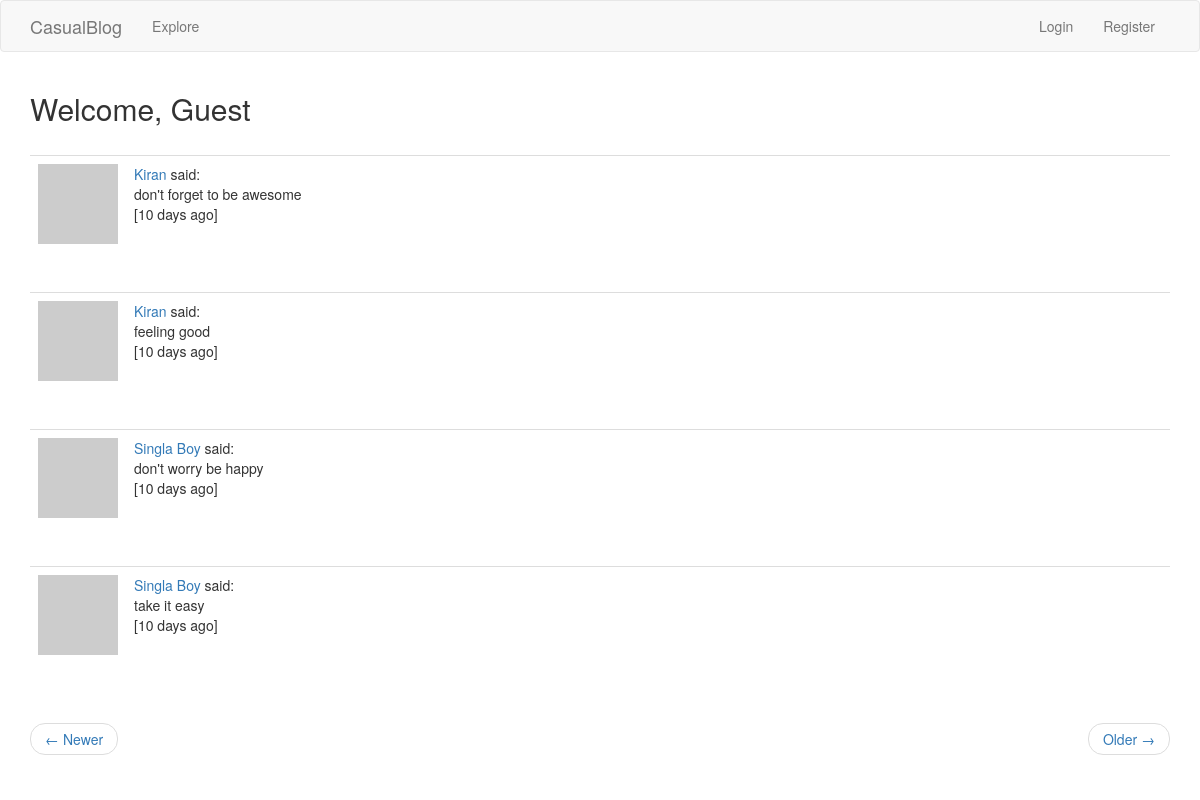
The app's page /index?page=2 with its own data.
### app/models.py (models this page shows, shortened)
class Blog(db.Model):
	id = db.Column(db.Integer, primary_key = True)
	title = db.Column(db.String(128), unique=True)
	time_stamp = db.Column(db.DateTime, index=True, default=datetime.utcnow)
	body = db.Column(db.String(512))
	user_id = db.Column(db.Integer, db.ForeignKey('user.id'))
	language = db.Column(db.String(5))
	tag = db.Column(db.String(16))

### app/routes.py (the view, shortened to what this page needs)
@app.route('/', methods=['GET','POST'])
@app.route('/index', methods=['GET','POST'])
def index():
	form = BlogForm()
	page  = request.args.get('page', 1, type=int)
	posts = Blog.query.order_by(Blog.time_stamp.desc()).\
			paginate(page, app.config['POST_PER_PAGE'], False)
	next_url = url_for('index', page=posts.next_num) if posts.has_next else None
	prev_url = url_for('index', page=posts.prev_num) if posts.has_prev else None
	return render_template('index.html', title='Home', posts=posts.items,\
							next_url=next_url, prev_url=prev_url, form=form)

### app/models.py (called while the page is built)
	def avatar(self, size):
		digest = md5(self.email.lower().encode('utf-8')).hexdigest()
		return 'https://www.gravatar.com/avatar/{}?d=identicon&s={}'.format(digest, size)

### app/routes.py (called while the page is built)
@app.before_request
def before_request():
	if current_user.is_authenticated:
		current_user.last_seen = datetime.utcnow()
		db.session.commit()

### app/templates/index.html
{% extends "base.html" %}
{% import 'bootstrap/wtf.html' as wtf%}
{% block app_content %}
	{%if current_user.is_anonymous:%}
    <h2>Welcome, Guest</h2>
	{%else%}
	<h3>Spread your thought, {{current_user.username.title()}}!</h3>
	<div classs='row'>
		<div class='col-md-4'>
			{{wtf.quick_form(form)}}
		</div>
	{%endif%}
	<br>
	{% for post in posts %}
		{% include 'user_blog.html' %}
	{% endfor %}
	<nav aria-label='...'>
		<ul class='pager'>
			<li class='previous{% if not prev_url %} disabled {% endif %}'>
			<a href="{{prev_url or '#'}}">
			<span aria-hidden="true">&larr;</span> Newer
			</a>
			</li>
			<li class='next{% if not next_url %} disabled {% endif %}'>
			<a href="{{next_url or '#'}}">
			Older <span aria-hidden='true'>&rarr;</span>
			</a>
			</li>
		</ul>
	</nav>
{% endblock %}

### app/templates/user_blog.html (shortened to what this page needs)
<table class='table table-hover'>
	<tr valign='top'>
		<td width='50px'>
		<a href="{{url_for('user', username=post.author.username)}}">
			<img src='{{post.author.avatar(50)}}'/>
		</a>
		</td>
		<td>
			{{ user_link }} said:<br>
			<span>{{post.body}}</span><br>
			[{{moment(post.time_stamp).fromNow()}}]
		</td>
	</tr>
</table>
<br>

### records on screen
Blog: user_link "Kiran", body "don't forget to be awesome", time_stamp "10 days ago"
Blog: user_link "Kiran", body "feeling good", time_stamp "10 days ago"
Blog: user_link "Singla Boy", body "don't worry be happy", time_stamp "10 days ago"
Blog: user_link "Singla Boy", body "take it easy", time_stamp "10 days ago"
